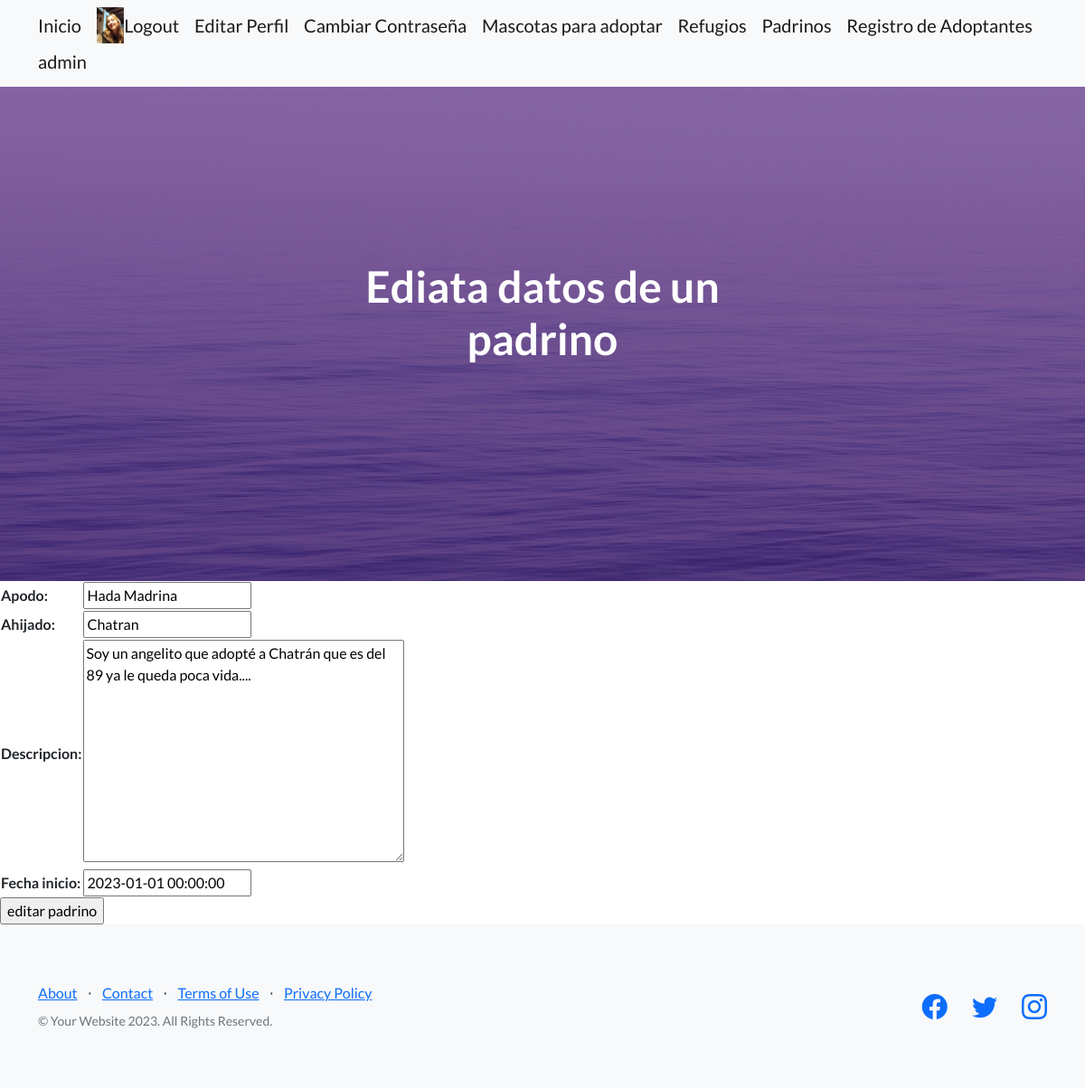
The app's page /padrino/1/editar (signed in) with its own data.
### DogsApp/models.py (models this page shows, shortened)
class Avatar(models.Model):
    user = models.OneToOneField(User,on_delete=models.CASCADE)
    imagen = models.ImageField(upload_to="avatares", null=True, blank=True)

### NewApp/models.py (models this page shows, shortened)
class Padrino(models.Model):
    apodo =models.CharField(max_length=50)
    ahijado = models.CharField(max_length=50)
    descripcion = models.TextField()
    fecha_inicio = models.DateTimeField()

### NewApp/views.py (the view)
# urls.py: path("padrino/<int:pk>/editar", views.PadrinoUpdateView.as_view() ,name ="update_padrino"),
class PadrinoUpdateView(UpdateView):
    model = Padrino
    template_name = "temp_NApp/update_padrino.html"
    fields =["apodo","ahijado","descripcion","fecha_inicio"]
    success_url = reverse_lazy("listar padrino")

### NewApp/templates/temp_NApp/update_padrino.html (shortened to what this page needs)
{% extends "padre/padre.html" %}
{% block main %}
<form action ="{% url 'update_padrino' padrino.id  %}" method="post" >
        <table>
            {{form}}
        </table>
        <input type = "submit" value="editar padrino">
<form >
{% endblock main %}
{% block centro %}
Ediata datos de un  padrino  <Base></Base>
{% endblock centro %}

### DogsApp/templates/padre/padre.html (shortened to what this page needs)
<!DOCTYPE html>
<html lang="en">
    {% load static  %}
    <head>
        <link href="https://cdn.jsdelivr.net/npm/bootstrap-icons@1.5.0/font/bootstrap-icons.css" rel="stylesheet" type="text/css" />
        <link href={% static "css/styles.css" %} rel="stylesheet" />
    </head>
    <body>
        <nav class="navbar navbar-light bg-light static-top">
            <div class="container">
                <a class="navbar-brand" href="/">Inicio</a>
                {% if request.user.is_authenticated %}
                {% if request.user.avatar.imagen %}
                <img src="{{request.user.avatar.imagen.url}}" alt ="" height="40px">
                {% endif %}
                <a class="navbar-brand" href='/logout/'>Logout</a>
                <a class="navbar-brand" href={% url "editar perfil"%}{{request.user.name}}>Editar Perfil</a>
                <a class="navbar-brand" href='/cambiar_password/'>Cambiar Contraseña</a>
                {% else %}
                <a class="navbar-brand" href='/registro/'>Registrarse</a>
                <a class="navbar-brand" href="{% url 'login' %}">Login</a>
                {% endif %}
                <a class="navbar-brand" href='/mascotas/'>Mascotas para adoptar</a>
                <a class="navbar-brand" href='/refugio/'>Refugios</a>
                <a class="navbar-brand" href='/padrino/'>Padrinos</a>
                <a class="navbar-brand" href='/adoptante/'>Registro de Adoptantes</a>
                <a class="navbar-brand" href="/admin/">admin</a>
            </div>
        </nav>
        <header class="masthead">
            <div class="container position-relative">
                <div class="row justify-content-center">
                    <div class="col-xl-6">
                        <div class="text-center text-white">
                            <h1 class="mb-5">
                                {% block centro %}{% endblock centro %}
                            </h1>
                        </div>
                    </div>
                </div>
            </div>
        </header>
        <main>
            {% block main %}
            {% endblock main %}</h1>
        {% block botoncitos %}
        <footer class="footer bg-light">
            <div class="container">
                <div class="row">
                    <div class="col-lg-6 h-100 text-center text-lg-start my-auto">
                        <ul class="list-inline mb-2">
                            <li class="list-inline-item"><a href="#!">About</a></li>
                            <li class="list-inline-item">⋅</li>
                            <li class="list-inline-item"><a href="#!">Contact</a></li>
                            <li class="list-inline-item">⋅</li>
                            <li class="list-inline-item"><a href="#!">Terms of Use</a></li>
                            <li class="list-inline-item">⋅</li>
                            <li class="list-inline-item"><a href="#!">Privacy Policy</a></li>
                        </ul>
                        <p class="text-muted small mb-4 mb-lg-0">&copy; Your Website 2023. All Rights Reserved.</p>
                    </div>
                    <div class="col-lg-6 h-100 text-center text-lg-end my-auto">
                        <ul class="list-inline mb-0">
                            <li class="list-inline-item me-4">
                                <a href="#!"><i class="bi-facebook fs-3"></i></a>
                            </li>
                            <li class="list-inline-item me-4">
                                <a href="#!"><i class="bi-twitter fs-3"></i></a>
                            </li>
                            <li class="list-inline-item">
                                <a href="#!"><i class="bi-instagram fs-3"></i></a>
                            </li>
                        </ul>
                    </div>
                </div>
            </div>
        </footer>
        {% endblock botoncitos %}
    </body>
</html>

### records on screen
Padrino: apodo "Hada Madrina", ahijado "Chatran", descripcion "Soy un angelito que adopté a Chatrán que es del 89 ya le queda poca vida....", fecha_inicio "2023-01-01 00:00:00"
